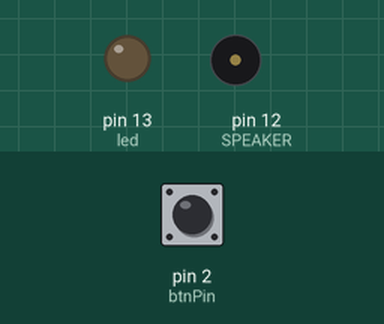
This sketch was run on a simulated Arduino Uno, built with avr-gcc and run on an emulated ATmega328P. Parts: output pins drawn as LEDs (lit = HIGH), buzzer (waves = sounding, pin HIGH). Dashed ring = blinking. Inputs (shaded band) come from the test bench; at power-on: pin 2 (btnPin) LOW.

Above: at 1.2 s.
1.3 s: pin 2 (btnPin) pulled HIGH for 0.15 s
At 1.9 s:
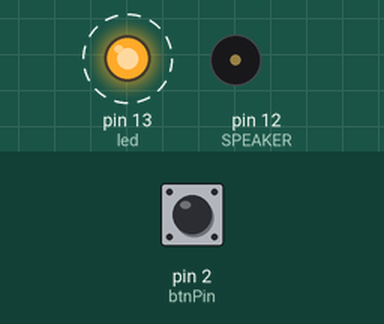
4.4 s: pin 2 (btnPin) pulled HIGH for 1 s
6.9 s: pin 2 (btnPin) pulled HIGH for 3.2 s
At 10.8 s:
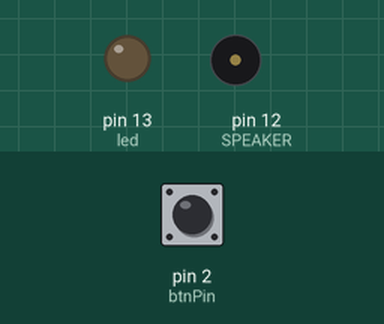
Timing chart, 0 to 12.3 s (numbered marks = the images above; inputs shaded):
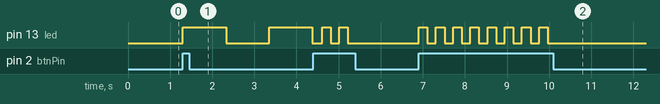

The sketch:

teste_buzzer_sem_delay.ino
```cpp
int btnPin = 2;
int led = 13;
int soundTime = 1200; // this the sound time each time button pressed

int SPEAKER = 12;    // The speaker is on pin 12


unsigned long mainTimer = 0; // "ALWAYS use unsigned long..."
unsigned long ledTimer = 0;
boolean setMode = false;

void setup() {
  pinMode(btnPin, INPUT); // d2 digital INPUT => BUTTON
  pinMode(led, OUTPUT); // d13 digital OUTPUT => LED
    pinMode(SPEAKER, OUTPUT);// d12 SPEAKER OUTPUT =>  sound

}

void loop() {


  // check mainTimer and set setMode
  if ((millis() - mainTimer) >= 200UL) {
    if ((digitalRead(btnPin) == HIGH)) {
      if (setMode == false) {
        setMode = true;


              for (int i=0; i <= soundTime; i++){
          digitalWrite(SPEAKER, HIGH);

               }


        ledTimer = millis();
      }
      else if (setMode == true) {
        setMode = false;


              for (int i=0; i <= soundTime; i++){
          digitalWrite(SPEAKER, HIGH);

               }


      }
      mainTimer = millis();
    }
  }

  // LED on/off with ledTimer
  if (setMode == true) {


    if ((millis() - ledTimer) <= (1024UL )) {
      digitalWrite(led, HIGH);


                digitalWrite(SPEAKER, LOW);


               }


    else if ((millis() - ledTimer) <= 2*(1024UL )) {
      digitalWrite(led, LOW);


                digitalWrite(SPEAKER, LOW);


    }
    else {
      ledTimer = millis();
    }
  }
  else {
    digitalWrite(led, LOW);

                digitalWrite(SPEAKER, LOW);


  }
}
```

Measured:
- after the input at 1.3 s, pin 13 (led): alternates HIGH for 1.0 s and LOW for 1.0 s, starting at once
- after the input at 6.9 s, pin 13 (led): alternates HIGH for 0.20 s and LOW for 0.20 s, 16 changes in all, then stays LOW, starting at once
